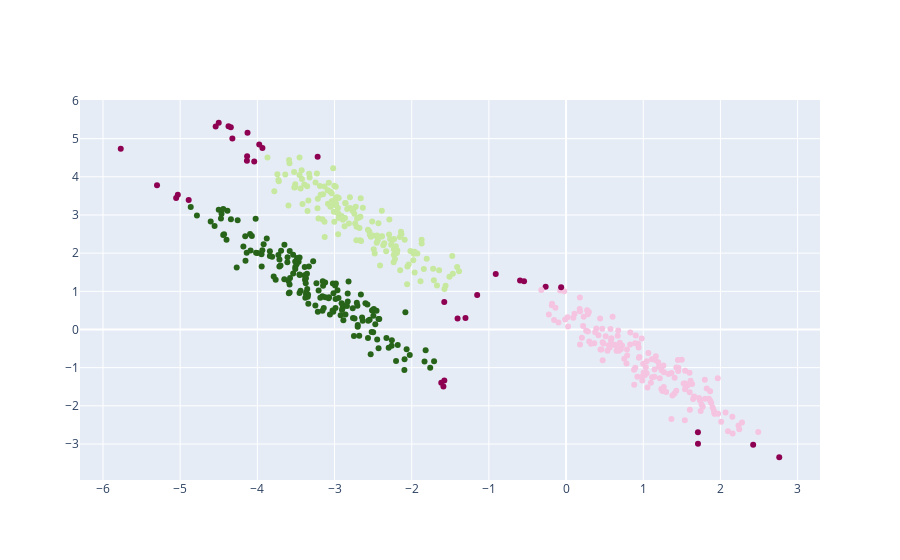

This figure's notebook cell:
### Code cell
#X, y = make_b
dbscan = DBSCAN(eps = 0.4, min_samples = 10).fit(X_)
y_predict = dbscan.labels_
fig = go.Figure()
fig.add_scatter(x = X_[:, 0],
                y = X_[:, 1], 
                mode = 'markers', 
                marker_color = y_predict)

### Figure 1 — Plotly figure (JSON) as saved in the notebook; plotly's stock layout.template omitted (floating-point values rounded to 4 significant figures; data arrays with more than 128 entries replaced by an {"elided": "..."} marker saying what was removed)
{"data": [{"marker": {"color": {"elided": "500 int values"}}, "mode": "markers", "type": "scatter", "x": {"elided": "500 float values"}, "y": {"elided": "500 float values"}}], "layout": {}}
